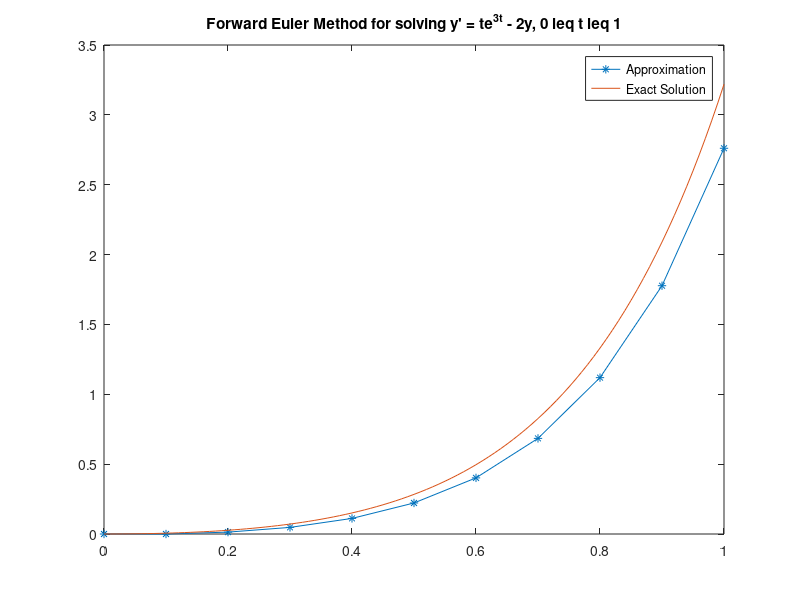

Source code (MATLAB):
%% Forward Euler

%% Inputs

a = 0;          % left endpoint
b = 1;          % right endpoint
h = 0.1;        % stepsize
N = (b-a)/h;    % the number of steps
alpha = 0;      % initial y value

f = @(t,y) t*exp(3*t) - 2*y;        % as in dy/dt = f(t,y);

%% Forward Euler

t = zeros(1,N+1);       % stores all the t values
w = zeros(1,N+1);       % stores all the approximation values

t(1) = a;
w(1) = alpha;

for i=1:N
    w(i+1) = w(i) + h*f(t(i),w(i));
    t(i+1) = a + i*h;
end

%% Plot the approximation

figure()
plot(t,w,'*-')
hold on;            % so we can plot multiple functions on the same graph

%% Plot the exact solution

y = @(t) (1/5)*t*exp(3*t) - (1/25)*exp(3*t) + (1/25)*exp(-2*t);

num_plot = 100;     % need a lot of plotting points to get a smooth graph!

t_plot = zeros(1,num_plot+1);
y_plot = zeros(1,num_plot+1);
h_plot = (b-a)/num_plot;

for i=1:num_plot+1
    t_plot(i) = a + (i-1) * h_plot;
    y_plot(i) = y(t_plot(i));
end

plot(t_plot,y_plot)
title("Forward Euler Method for solving y' = te^{3t} - 2y, 0 \leq t \leq 1")
legend("Approximation","Exact Solution")
